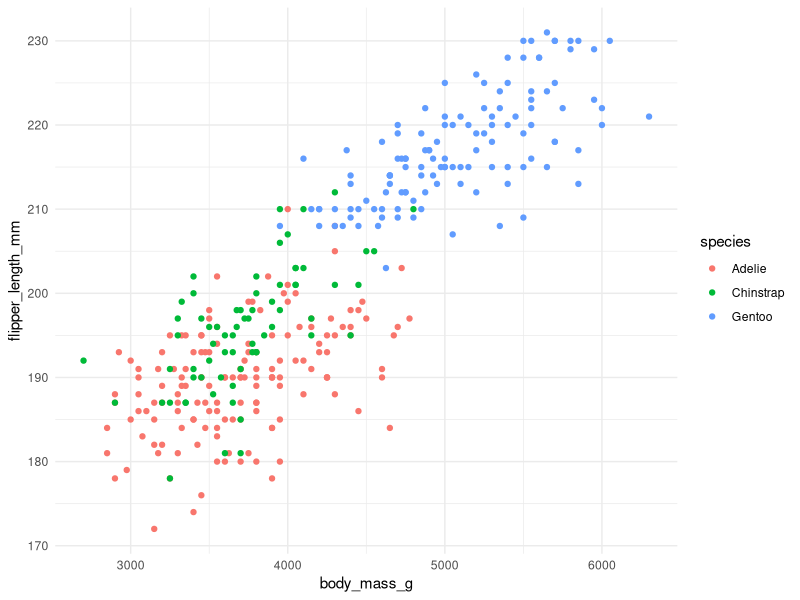

Generate this figure with R:
## ---- chunk 1
library(tidyverse)
library(palmerpenguins)
## ---- chunk 2
#| label: fig-size-scatter
#| fig-cap: Scatter plot of body mass and flipper length by species
ggplot(penguins, aes(body_mass_g, flipper_length_mm)) +
  geom_point(aes(color = species)) +
  theme_minimal()
## ---- chunk 3
#| label: tbl-cars
#| tbl-cap: First 5 rows of mtcars

mtcars |> 
  head(5) |>
  knitr::kable()
